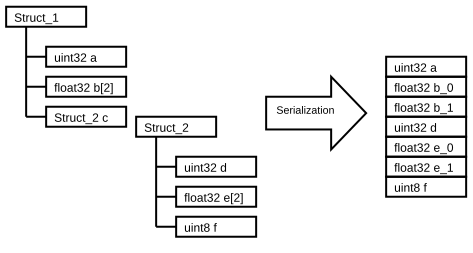

The script that drew this image:
# Auto-generated from PySide6 Canvas to drawsvg
import drawsvg as draw

def build_drawing():
    d = draw.Drawing(473, 253, origin=(-393, -518), viewBox='-393 -518 473 253')
    d.append(draw.Rectangle(-393, -518, 473, 253, fill='white', stroke='none'))

    # BlockArrow head_ratio=0.350000 shaft_ratio=0.450000
    _block_arrow = draw.Lines(-126.85, -421.26, -61.85, -421.26, -61.85, -441.26, -26.85, -404.89, -61.85, -368.52, -61.85, -388.52, -126.85, -388.52, close=True, fill='#ffffff', fill_opacity=1.00, stroke='#000000', stroke_width=2.00)
    d.append(_block_arrow)

    _rect = draw.Rectangle(-6.85, -461.26, 80.00, 20.00, fill='none', stroke='#000000', stroke_width=2.00, data_label_id='rect_label_1')
    d.append(_rect)
    # Multiline label for rect_label_1
    _rect_label = draw.Text("uint32 a", 12.00, 1.15, -446.26, fill='#000000', font_family='Arial', text_anchor='start', dominant_baseline='alphabetic', line_height=1.333333, xml__space='preserve', data_shape_label='true', data_label_id='rect_label_1', data_label_h='left', data_label_v='middle', data_font_px=12.0000, data_label_kind='rect', data_rect_label='true')
    d.append(_rect_label)

    _rect = draw.Rectangle(-6.85, -441.26, 80.00, 20.00, fill='none', stroke='#000000', stroke_width=2.00, data_label_id='rect_label_2')
    d.append(_rect)
    # Multiline label for rect_label_2
    _rect_label = draw.Text("float32 b_0", 12.00, 1.15, -426.26, fill='#000000', font_family='Arial', text_anchor='start', dominant_baseline='alphabetic', line_height=1.333333, xml__space='preserve', data_shape_label='true', data_label_id='rect_label_2', data_label_h='left', data_label_v='middle', data_font_px=12.0000, data_label_kind='rect', data_rect_label='true')
    d.append(_rect_label)

    _rect = draw.Rectangle(-6.85, -421.26, 80.00, 20.00, fill='none', stroke='#000000', stroke_width=2.00, data_label_id='rect_label_3')
    d.append(_rect)
    # Multiline label for rect_label_3
    _rect_label = draw.Text("float32 b_1", 12.00, 1.15, -406.26, fill='#000000', font_family='Arial', text_anchor='start', dominant_baseline='alphabetic', line_height=1.333333, xml__space='preserve', data_shape_label='true', data_label_id='rect_label_3', data_label_h='left', data_label_v='middle', data_font_px=12.0000, data_label_kind='rect', data_rect_label='true')
    d.append(_rect_label)

    _rect = draw.Rectangle(-6.85, -401.26, 80.00, 20.00, fill='none', stroke='#000000', stroke_width=2.00, data_label_id='rect_label_4')
    d.append(_rect)
    # Multiline label for rect_label_4
    _rect_label = draw.Text("uint32 d", 12.00, 1.15, -386.26, fill='#000000', font_family='Arial', text_anchor='start', dominant_baseline='alphabetic', line_height=1.333333, xml__space='preserve', data_shape_label='true', data_label_id='rect_label_4', data_label_h='left', data_label_v='middle', data_font_px=12.0000, data_label_kind='rect', data_rect_label='true')
    d.append(_rect_label)

    _rect = draw.Rectangle(-6.85, -381.26, 80.00, 20.00, fill='none', stroke='#000000', stroke_width=2.00, data_label_id='rect_label_5')
    d.append(_rect)
    # Multiline label for rect_label_5
    _rect_label = draw.Text("float32 e_0", 12.00, 1.15, -366.26, fill='#000000', font_family='Arial', text_anchor='start', dominant_baseline='alphabetic', line_height=1.333333, xml__space='preserve', data_shape_label='true', data_label_id='rect_label_5', data_label_h='left', data_label_v='middle', data_font_px=12.0000, data_label_kind='rect', data_rect_label='true')
    d.append(_rect_label)

    _rect = draw.Rectangle(-6.85, -361.26, 80.00, 20.00, fill='none', stroke='#000000', stroke_width=2.00, data_label_id='rect_label_6')
    d.append(_rect)
    # Multiline label for rect_label_6
    _rect_label = draw.Text("float32 e_1", 12.00, 1.15, -346.26, fill='#000000', font_family='Arial', text_anchor='start', dominant_baseline='alphabetic', line_height=1.333333, xml__space='preserve', data_shape_label='true', data_label_id='rect_label_6', data_label_h='left', data_label_v='middle', data_font_px=12.0000, data_label_kind='rect', data_rect_label='true')
    d.append(_rect_label)

    _rect = draw.Rectangle(-6.85, -341.26, 80.00, 20.00, fill='none', stroke='#000000', stroke_width=2.00, data_label_id='rect_label_7')
    d.append(_rect)
    # Multiline label for rect_label_7
    _rect_label = draw.Text("uint8 f", 12.00, 1.15, -326.26, fill='#000000', font_family='Arial', text_anchor='start', dominant_baseline='alphabetic', line_height=1.333333, xml__space='preserve', data_shape_label='true', data_label_id='rect_label_7', data_label_h='left', data_label_v='middle', data_font_px=12.0000, data_label_kind='rect', data_rect_label='true')
    d.append(_rect_label)

    _path = draw.Path('M -236.85 -321.26 L -226.85 -321.26 L -216.85 -321.26 L -216.85 -321.26', stroke='#000000', stroke_width=2.00, fill='none')
    d.append(_path)

    _rect = draw.Rectangle(-216.85, -301.26, 80.00, 20.00, fill='none', stroke='#000000', stroke_width=2.00, data_label_id='rect_label_8')
    d.append(_rect)
    # Multiline label for rect_label_8
    _rect_label = draw.Text("uint8 f", 12.00, -208.85, -286.26, fill='#000000', font_family='Arial', text_anchor='start', dominant_baseline='alphabetic', line_height=1.333333, xml__space='preserve', data_shape_label='true', data_label_id='rect_label_8', data_label_h='left', data_label_v='middle', data_font_px=12.0000, data_label_kind='rect', data_rect_label='true')
    d.append(_rect_label)

    _rect = draw.Rectangle(-216.85, -331.26, 80.00, 20.00, fill='none', stroke='#000000', stroke_width=2.00, data_label_id='rect_label_9')
    d.append(_rect)
    # Multiline label for rect_label_9
    _rect_label = draw.Text("float32 e[2]", 12.00, -208.85, -316.26, fill='#000000', font_family='Arial', text_anchor='start', dominant_baseline='alphabetic', line_height=1.333333, xml__space='preserve', data_shape_label='true', data_label_id='rect_label_9', data_label_h='left', data_label_v='middle', data_font_px=12.0000, data_label_kind='rect', data_rect_label='true')
    d.append(_rect_label)

    _path = draw.Path('M -236.85 -381.26 L -236.85 -291.26', stroke='#000000', stroke_width=2.00, fill='none')
    d.append(_path)

    _path = draw.Path('M -236.85 -291.26 L -216.85 -291.26', stroke='#000000', stroke_width=2.00, fill='none')
    d.append(_path)

    _path = draw.Path('M -236.85 -351.26 L -226.85 -351.26 L -216.85 -351.26 L -216.85 -351.26', stroke='#000000', stroke_width=2.00, fill='none')
    d.append(_path)

    _rect = draw.Rectangle(-256.85, -401.26, 80.00, 20.00, fill='none', stroke='#000000', stroke_width=2.00, data_label_id='rect_label_10')
    d.append(_rect)
    # Multiline label for rect_label_10
    _rect_label = draw.Text("Struct_2", 12.00, -248.85, -386.26, fill='#000000', font_family='Arial', text_anchor='start', dominant_baseline='alphabetic', line_height=1.333333, xml__space='preserve', data_shape_label='true', data_label_id='rect_label_10', data_label_h='left', data_label_v='middle', data_font_px=12.0000, data_label_kind='rect', data_rect_label='true')
    d.append(_rect_label)

    _rect = draw.Rectangle(-216.85, -361.26, 80.00, 20.00, fill='none', stroke='#000000', stroke_width=2.00, data_label_id='rect_label_11')
    d.append(_rect)
    # Multiline label for rect_label_11
    _rect_label = draw.Text("uint32 d", 12.00, -208.85, -346.26, fill='#000000', font_family='Arial', text_anchor='start', dominant_baseline='alphabetic', line_height=1.333333, xml__space='preserve', data_shape_label='true', data_label_id='rect_label_11', data_label_h='left', data_label_v='middle', data_font_px=12.0000, data_label_kind='rect', data_rect_label='true')
    d.append(_rect_label)

    _path = draw.Path('M -366.85 -431.26 L -356.85 -431.26 L -346.85 -431.26 L -346.85 -431.26', stroke='#000000', stroke_width=2.00, fill='none')
    d.append(_path)

    _path = draw.Path('M -366.85 -491.26 L -366.85 -401.26', stroke='#000000', stroke_width=2.00, fill='none')
    d.append(_path)

    _path = draw.Path('M -366.85 -401.26 L -346.85 -401.26', stroke='#000000', stroke_width=2.00, fill='none')
    d.append(_path)

    _rect = draw.Rectangle(-386.85, -511.26, 80.00, 20.00, fill='none', stroke='#000000', stroke_width=2.00, data_label_id='rect_label_12')
    d.append(_rect)
    # Multiline label for rect_label_12
    _rect_label = draw.Text("Struct_1", 12.00, -378.85, -496.26, fill='#000000', font_family='Arial', text_anchor='start', dominant_baseline='alphabetic', line_height=1.333333, xml__space='preserve', data_shape_label='true', data_label_id='rect_label_12', data_label_h='left', data_label_v='middle', data_font_px=12.0000, data_label_kind='rect', data_rect_label='true')
    d.append(_rect_label)

    _rect = draw.Rectangle(-346.85, -441.26, 80.00, 20.00, fill='none', stroke='#000000', stroke_width=2.00, data_label_id='rect_label_13')
    d.append(_rect)
    # Multiline label for rect_label_13
    _rect_label = draw.Text("float32 b[2]", 12.00, -338.85, -426.26, fill='#000000', font_family='Arial', text_anchor='start', dominant_baseline='alphabetic', line_height=1.333333, xml__space='preserve', data_shape_label='true', data_label_id='rect_label_13', data_label_h='left', data_label_v='middle', data_font_px=12.0000, data_label_kind='rect', data_rect_label='true')
    d.append(_rect_label)

    _rect = draw.Rectangle(-346.85, -411.26, 80.00, 20.00, fill='none', stroke='#000000', stroke_width=2.00, data_label_id='rect_label_14')
    d.append(_rect)
    # Multiline label for rect_label_14
    _rect_label = draw.Text("Struct_2 c", 12.00, -338.85, -396.26, fill='#000000', font_family='Arial', text_anchor='start', dominant_baseline='alphabetic', line_height=1.333333, xml__space='preserve', data_shape_label='true', data_label_id='rect_label_14', data_label_h='left', data_label_v='middle', data_font_px=12.0000, data_label_kind='rect', data_rect_label='true')
    d.append(_rect_label)

    _rect = draw.Rectangle(-346.85, -471.26, 80.00, 20.00, fill='none', stroke='#000000', stroke_width=2.00, data_label_id='rect_label_15')
    d.append(_rect)
    # Multiline label for rect_label_15
    _rect_label = draw.Text("uint32 a", 12.00, -338.85, -456.26, fill='#000000', font_family='Arial', text_anchor='start', dominant_baseline='alphabetic', line_height=1.333333, xml__space='preserve', data_shape_label='true', data_label_id='rect_label_15', data_label_h='left', data_label_v='middle', data_font_px=12.0000, data_label_kind='rect', data_rect_label='true')
    d.append(_rect_label)

    _path = draw.Path('M -366.85 -461.26 L -356.85 -461.26 L -346.85 -461.26 L -346.85 -461.26', stroke='#000000', stroke_width=2.00, fill='none')
    d.append(_path)

    _text = draw.Text("Serialization", 10.67, -116.64, -411.30, fill='#000000', font_family='Arial', text_anchor='start', dominant_baseline='text-before-edge', alignment_baseline='text-before-edge', line_height=1.125000, xml__space='preserve', data_doc_margin=4.0000, data_font_px=10.6667, data_scale=1.000000, data_box_w=80.0000, data_box_h=20.0000, data_text_h='left', data_text_v='top', data_text_dir='ltr')
    d.append(_text)

    return d

if __name__ == '__main__':
    d = build_drawing()
    # Creates an SVG file next to the script:
    d.save_svg('feat_req_someip_231.svg')
